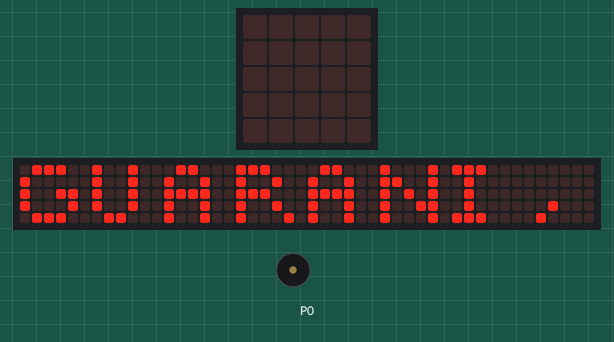
Bench run of a program on a simulated BBC micro:bit (MakeCode). On the bench: the board's 5×5 LED display, a strip that is not on the board, showing the scrolling text unrolled, buzzer (waves = sounding). The 48×5 strip is a reading aid, not a part: it shows the text the display is scrolling, unrolled, one strip-width of it at a time.

Above: at 7.6 s.
At 11.8 s:
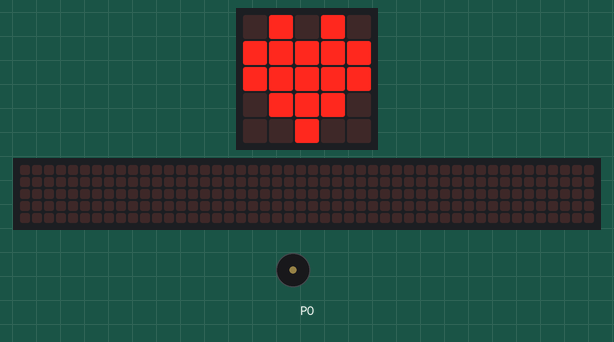
At 18.8 s:
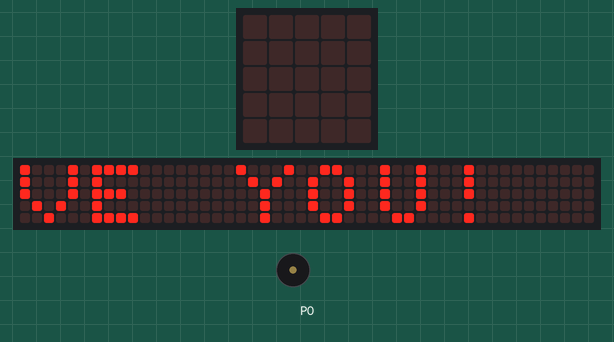
At 33.9 s:
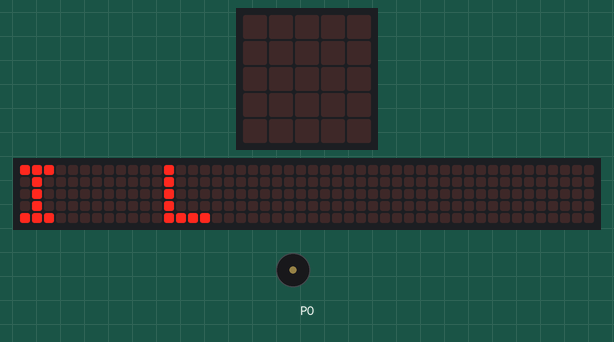
Timing chart, 0 to 35.4 s (numbered marks = the images above):
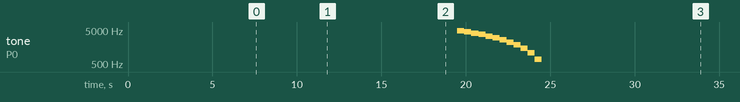

The program:

main.ts
```typescript
basic.forever(function () {
    basic.showString("GUARANI,")
    basic.showString("I L")
    basic.showIcon(IconNames.Heart)
    basic.showString("VE YOU!")
    music.play(music.createSoundExpression(WaveShape.Sine, 5000, 500, 255, 0, 5000, SoundExpressionEffect.None, InterpolationCurve.Linear), music.PlaybackMode.UntilDone)
})
```

test.ts
```typescript
// testes vão aqui; isto não será compilado quando este pacote for usado como uma extensão.
```

Measured:
- by itself, tone on P0: plays 4812 Hz for 0.42 s, 4437 Hz for 0.42 s, 4062 Hz for 0.42 s, 3687 Hz for 0.42 s, 3312 Hz for 0.42 s, 2937 Hz for 0.42 s … (12 notes in this stretch)
- what the display in image 0 shows lasts 0.6 s, from 7.5 s to 8.1 s
- what the display in image 2 shows lasts 0.7 s, from 18.8 s to 19.5 s
